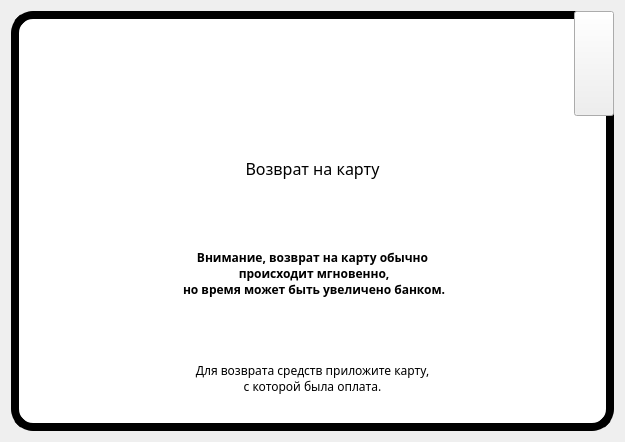
<?xml version="1.0" encoding="UTF-8"?>
<ui version="4.0">
 <class>Screen_12</class>
 <widget class="QWidget" name="Screen_12">
  <property name="geometry">
   <rect>
    <x>0</x>
    <y>0</y>
    <width>625</width>
    <height>442</height>
   </rect>
  </property>
  <property name="windowTitle">
   <string>Form</string>
  </property>
  <layout class="QVBoxLayout" name="verticalLayout_2">
   <item>
    <widget class="QWidget" name="d2_12_backgroundWidget" native="true">
     <property name="styleSheet">
      <string notr="true">#d2_12_backgroundWidget{
	background-color: rgb(255, 255, 255);
	border-radius:  22px;

	border-color: rgb(0, 0, 0);
	border-style: outset;
	border-width: 8px;
}

#d2_12_btnClose{
	border-image: url(:/desing2/buttons/close buttons/big/close-button-normal-big.png);
}

#d2_12_btnClose::pressed{
	border-image: url(:/desing2/buttons/close buttons/big/close-button-pressed-big.png);
}</string>
     </property>
     <layout class="QVBoxLayout" name="verticalLayout">
      <property name="spacing">
       <number>0</number>
      </property>
      <property name="leftMargin">
       <number>0</number>
      </property>
      <property name="topMargin">
       <number>0</number>
      </property>
      <property name="rightMargin">
       <number>0</number>
      </property>
      <property name="bottomMargin">
       <number>0</number>
      </property>
      <item>
       <layout class="QHBoxLayout" name="horizontalLayout">
        <item>
         <spacer name="horizontalSpacer">
          <property name="orientation">
           <enum>Qt::Horizontal</enum>
          </property>
          <property name="sizeHint" stdset="0">
           <size>
            <width>40</width>
            <height>20</height>
           </size>
          </property>
         </spacer>
        </item>
        <item>
         <widget class="QPushButton" name="d2_12_btnClose">
          <property name="sizePolicy">
           <sizepolicy hsizetype="Preferred" vsizetype="Preferred">
            <horstretch>0</horstretch>
            <verstretch>0</verstretch>
           </sizepolicy>
          </property>
          <property name="text">
           <string/>
          </property>
         </widget>
        </item>
       </layout>
      </item>
      <item>
       <widget class="QLabel" name="d2_12_lblInfoText">
        <property name="font">
         <font>
          <family>Baloo Cyrillic</family>
          <pointsize>12</pointsize>
         </font>
        </property>
        <property name="text">
         <string>Возврат на карту</string>
        </property>
        <property name="alignment">
         <set>Qt::AlignCenter</set>
        </property>
       </widget>
      </item>
      <item>
       <widget class="QLabel" name="d2_12_lblText_1">
        <property name="font">
         <font>
          <family>PT Sans Bold</family>
          <weight>75</weight>
          <bold>true</bold>
         </font>
        </property>
        <property name="text">
         <string>Внимание, возврат на карту обычно
 происходит мгновенно,
 но время может быть увеличено банком.</string>
        </property>
        <property name="alignment">
         <set>Qt::AlignCenter</set>
        </property>
        <property name="wordWrap">
         <bool>true</bool>
        </property>
       </widget>
      </item>
      <item>
       <widget class="QLabel" name="d2_12_lblText_2">
        <property name="font">
         <font>
          <family>PT Sans</family>
         </font>
        </property>
        <property name="text">
         <string>Для возврата средств приложите карту,
 с которой была оплата. </string>
        </property>
        <property name="alignment">
         <set>Qt::AlignCenter</set>
        </property>
       </widget>
      </item>
     </layout>
    </widget>
   </item>
  </layout>
 </widget>
 <resources/>
 <connections/>
</ui>
